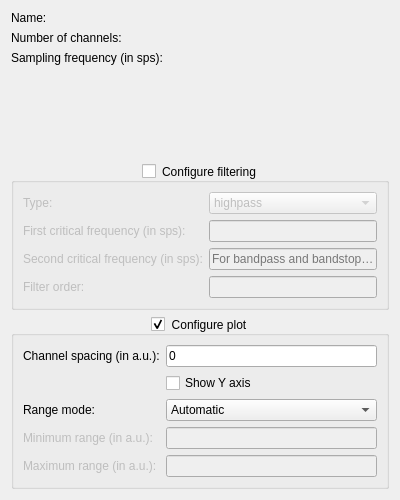
<?xml version="1.0" encoding="UTF-8"?>
<ui version="4.0">
 <class>ConfigureSignalWidget</class>
 <widget class="QWidget" name="ConfigureSignalWidget">
  <property name="geometry">
   <rect>
    <x>0</x>
    <y>0</y>
    <width>400</width>
    <height>500</height>
   </rect>
  </property>
  <property name="windowTitle">
   <string>Configure signal</string>
  </property>
  <layout class="QVBoxLayout" name="verticalLayout">
   <item>
    <layout class="QFormLayout" name="formLayout1">
     <item row="0" column="0">
      <widget class="QLabel" name="label1">
       <property name="text">
        <string>Name:</string>
       </property>
      </widget>
     </item>
     <item row="0" column="1">
      <widget class="QLabel" name="sigNameLabel">
       <property name="text">
        <string/>
       </property>
      </widget>
     </item>
     <item row="1" column="0">
      <widget class="QLabel" name="label2">
       <property name="text">
        <string>Number of channels:</string>
       </property>
      </widget>
     </item>
     <item row="1" column="1">
      <widget class="QLabel" name="nChLabel">
       <property name="text">
        <string/>
       </property>
      </widget>
     </item>
     <item row="2" column="0">
      <widget class="QLabel" name="label3">
       <property name="text">
        <string>Sampling frequency (in sps):</string>
       </property>
      </widget>
     </item>
     <item row="2" column="1">
      <widget class="QLabel" name="freqLabel">
       <property name="text">
        <string/>
       </property>
      </widget>
     </item>
    </layout>
   </item>
   <item>
    <widget class="QGroupBox" name="filteringGroupBox">
     <property name="toolTip">
      <string>Only for visualization, the raw signal will be saved to file</string>
     </property>
     <property name="title">
      <string>Configure filtering</string>
     </property>
     <property name="alignment">
      <set>Qt::AlignCenter</set>
     </property>
     <property name="checkable">
      <bool>true</bool>
     </property>
     <property name="checked">
      <bool>false</bool>
     </property>
     <layout class="QFormLayout" name="formLayout2">
      <item row="0" column="0">
       <widget class="QLabel" name="label4">
        <property name="frameShape">
         <enum>QFrame::NoFrame</enum>
        </property>
        <property name="text">
         <string>Type:</string>
        </property>
       </widget>
      </item>
      <item row="0" column="1">
       <widget class="QComboBox" name="filtTypeComboBox">
        <item>
         <property name="text">
          <string>highpass</string>
         </property>
        </item>
        <item>
         <property name="text">
          <string>lowpass</string>
         </property>
        </item>
        <item>
         <property name="text">
          <string>bandpass</string>
         </property>
        </item>
        <item>
         <property name="text">
          <string>bandstop</string>
         </property>
        </item>
       </widget>
      </item>
      <item row="1" column="0">
       <widget class="QLabel" name="label5">
        <property name="text">
         <string>First critical frequency (in sps):</string>
        </property>
       </widget>
      </item>
      <item row="1" column="1">
       <widget class="QLineEdit" name="freq1TextField">
        <property name="toolTip">
         <string/>
        </property>
        <property name="placeholderText">
         <string/>
        </property>
       </widget>
      </item>
      <item row="2" column="0">
       <widget class="QLabel" name="label6">
        <property name="text">
         <string>Second critical frequency (in sps):</string>
        </property>
       </widget>
      </item>
      <item row="2" column="1">
       <widget class="QLineEdit" name="freq2TextField">
        <property name="enabled">
         <bool>false</bool>
        </property>
        <property name="toolTip">
         <string/>
        </property>
        <property name="placeholderText">
         <string>For bandpass and bandstop only</string>
        </property>
       </widget>
      </item>
      <item row="3" column="0">
       <widget class="QLabel" name="label7">
        <property name="text">
         <string>Filter order:</string>
        </property>
       </widget>
      </item>
      <item row="3" column="1">
       <widget class="QLineEdit" name="filtOrderTextField">
        <property name="toolTip">
         <string/>
        </property>
        <property name="placeholderText">
         <string/>
        </property>
       </widget>
      </item>
     </layout>
    </widget>
   </item>
   <item>
    <widget class="QGroupBox" name="plotGroupBox">
     <property name="toolTip">
      <string/>
     </property>
     <property name="title">
      <string>Configure plot</string>
     </property>
     <property name="alignment">
      <set>Qt::AlignCenter</set>
     </property>
     <property name="flat">
      <bool>false</bool>
     </property>
     <property name="checkable">
      <bool>true</bool>
     </property>
     <property name="checked">
      <bool>true</bool>
     </property>
     <layout class="QFormLayout" name="formLayout4">
      <item row="0" column="0">
       <widget class="QLabel" name="label8">
        <property name="text">
         <string>Channel spacing (in a.u.):</string>
        </property>
       </widget>
      </item>
      <item row="0" column="1">
       <widget class="QLineEdit" name="chSpacingTextField">
        <property name="toolTip">
         <string>Spacing between the channels in the signal unit (only for multi-channel signals)</string>
        </property>
        <property name="text">
         <string>0</string>
        </property>
        <property name="placeholderText">
         <string/>
        </property>
       </widget>
      </item>
      <item row="1" column="1">
       <widget class="QCheckBox" name="showYAxisCheckBox">
        <property name="text">
         <string>Show Y axis</string>
        </property>
       </widget>
      </item>
      <item row="2" column="0">
       <widget class="QLabel" name="label9">
        <property name="text">
         <string>Range mode:</string>
        </property>
       </widget>
      </item>
      <item row="2" column="1">
       <widget class="QComboBox" name="rangeModeComboBox">
        <item>
         <property name="text">
          <string>Automatic</string>
         </property>
        </item>
        <item>
         <property name="text">
          <string>Manual</string>
         </property>
        </item>
       </widget>
      </item>
      <item row="3" column="0">
       <widget class="QLabel" name="label10">
        <property name="enabled">
         <bool>false</bool>
        </property>
        <property name="text">
         <string>Minimum range (in a.u.):</string>
        </property>
       </widget>
      </item>
      <item row="3" column="1">
       <widget class="QLineEdit" name="minRangeTextField">
        <property name="enabled">
         <bool>false</bool>
        </property>
       </widget>
      </item>
      <item row="4" column="0">
       <widget class="QLabel" name="label11">
        <property name="enabled">
         <bool>false</bool>
        </property>
        <property name="text">
         <string>Maximum range (in a.u.):</string>
        </property>
       </widget>
      </item>
      <item row="4" column="1">
       <widget class="QLineEdit" name="maxRangeTextField">
        <property name="enabled">
         <bool>false</bool>
        </property>
       </widget>
      </item>
     </layout>
    </widget>
   </item>
  </layout>
 </widget>
 <tabstops>
  <tabstop>filteringGroupBox</tabstop>
  <tabstop>filtTypeComboBox</tabstop>
  <tabstop>freq1TextField</tabstop>
  <tabstop>freq2TextField</tabstop>
  <tabstop>filtOrderTextField</tabstop>
  <tabstop>plotGroupBox</tabstop>
  <tabstop>chSpacingTextField</tabstop>
  <tabstop>showYAxisCheckBox</tabstop>
  <tabstop>rangeModeComboBox</tabstop>
  <tabstop>minRangeTextField</tabstop>
  <tabstop>maxRangeTextField</tabstop>
 </tabstops>
 <resources/>
 <connections/>
</ui>
